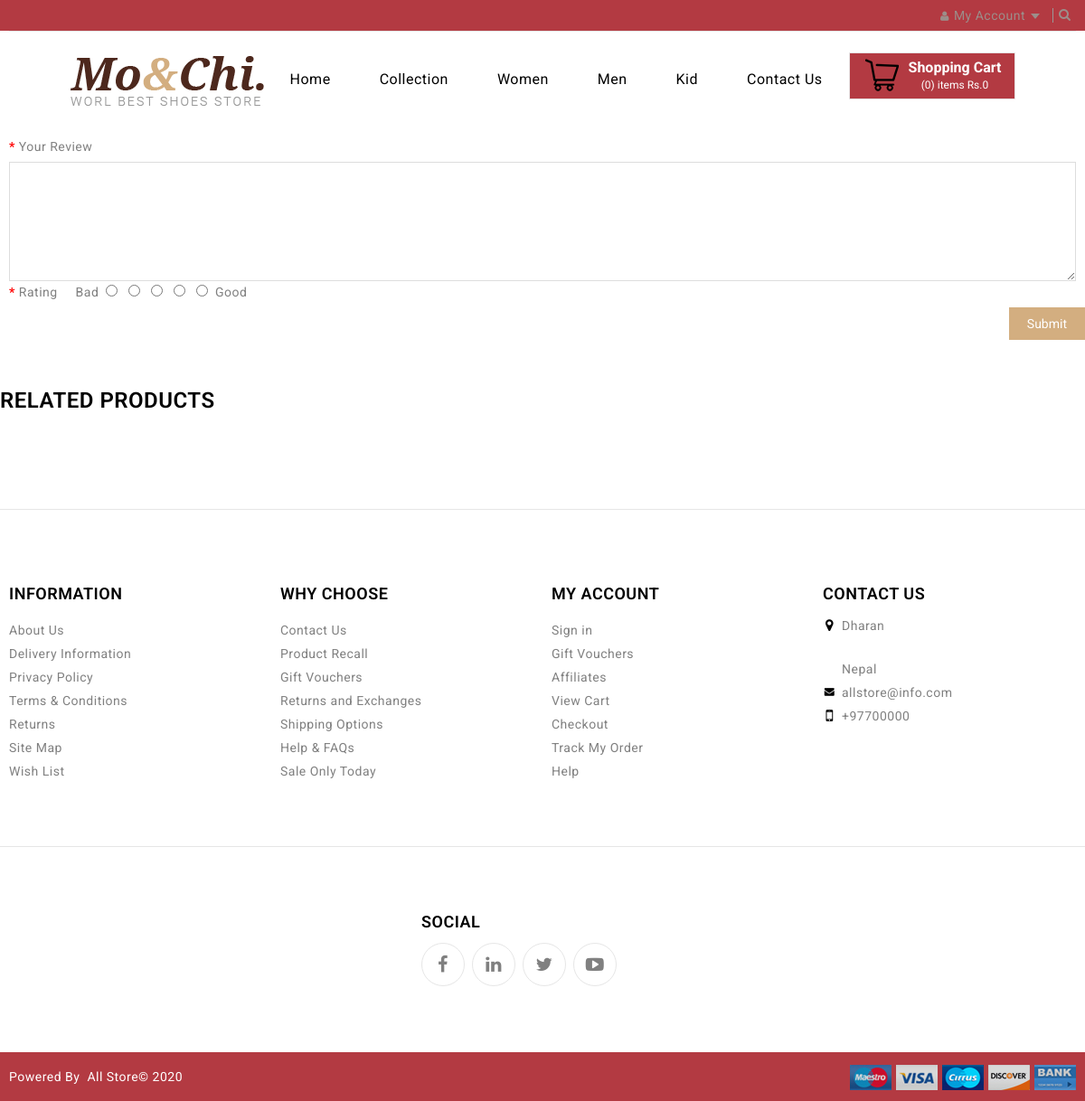
Before: /product?p_id=1&brand= with the older database file.
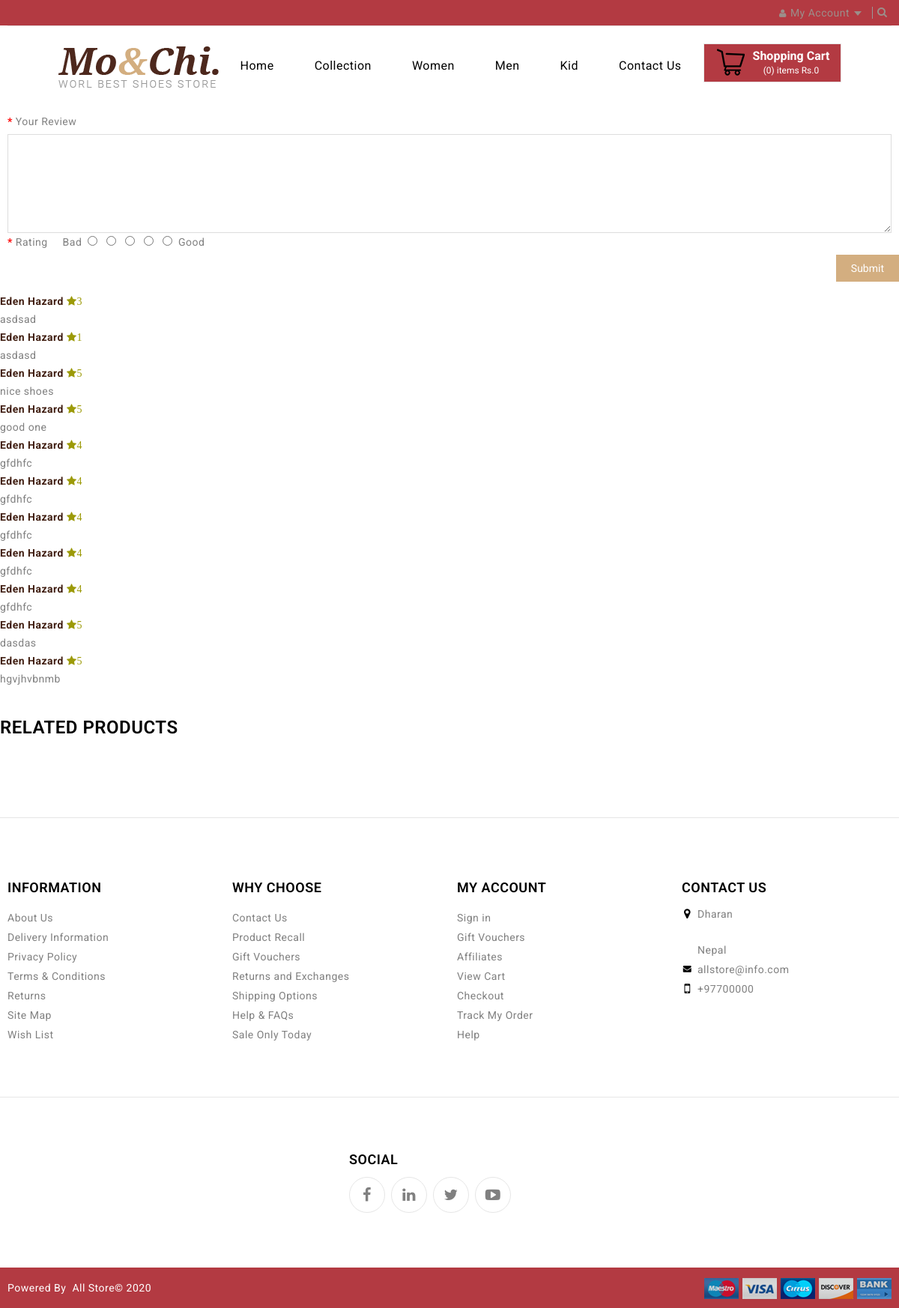
After: the same page with the newer database file.
### home/models.py (models this page shows)
class review_product(models.Model):
    product_id = models.IntegerField()
    sender = models.CharField(max_length=200)
    review_text = models.TextField(max_length=700)
    rating = models.IntegerField()

### home/views.py (the view, shortened to what this page needs)
# urls.py: path('product', views.product, name="product1"),
def product(request):
    if request.method == 'GET':
        p_id = request.GET.get('p_id')
        p_bd = request.GET.get('brand')
        review_get = review_product.objects.filter(product_id=p_id)
        prod_select = products.objects.filter(id=p_id, brand=p_bd)
        prod_info = products.objects.filter(~Q(id=p_id), brand=p_bd)
        prod_brand = products.objects.order_by('brand')
        prod_cat_w = products.objects.order_by('category').filter(for_gender='Women')
        prod_cat_m = products.objects.order_by('category').filter(for_gender='Men')
        prod_cat_k = products.objects.order_by('category').filter(for_gender='Kid')
        dict2 = {
            "p_select": prod_select,
            "p_info": prod_info,
            "p_brand": prod_brand,
            "p_cat_w": prod_cat_w,
            "p_cat_m": prod_cat_m,
            "p_cat_k": prod_cat_k,
            "review_get": review_get,
        }
        return render(request, 'product.html', dict2)

### templates/product.html (shortened to what this page needs)
{% include "header.html" %}
{% load static %}
              <div class="form-group required">
                <div class="col-sm-12">
                  <label class="control-label" for="input-review">Your Review</label>
                  <textarea rows="5" id="input-review" class="form-control" name="review_text" required></textarea>
                </div>
              </div>
              <div class="form-group required">
                <div class="col-sm-12">
                  <label class="control-label">Rating</label>
                  &nbsp;&nbsp;&nbsp; Bad&nbsp;
                  <input type="radio" name="rating" required value="1" />
                  <input type="radio" name="rating" value="2" />
                  <input type="radio" name="rating" value="3" />
                  <input type="radio" name="rating" value="4" />
                  <input type="radio" name="rating" value="5" />
                  &nbsp;Good</div>
              </div>
              <div class="buttons clearfix">
                <div class="pull-right">
                  {% if user.is_authenticated %}
                  <button type="submit" id="button-review" class="btn btn-primary sub_review">Submit</button>
                  {% else %}
                  <button type="submit" class="btn btn-primary" disabled>Submit</button>
                  {% endif %}
                </div>
              </div>
            <div>
              {% for r in review_get %}
              <div><b style="color: rgb(66, 32, 19);">{{r.sender}} </b><i class="fa fa-star" style="color:rgb(156, 154, 8);">{{r.rating}}</i></div>
              <div>{{r.review_text}}</div>
              {% endfor %}
            </div>
      <h3 class="productblock-title">Related Products</h3>
{% include "footer.html" %}
</body>
</html>

Changed rows visible on the page:
added review_product: sender "Eden Hazard", rating "3", review_text "asdsad"
added review_product: sender "Eden Hazard", rating "1", review_text "asdasd"
added review_product: sender "Eden Hazard", rating "5", review_text "nice shoes"
added review_product: sender "Eden Hazard", rating "5", review_text "good one"
added review_product: sender "Eden Hazard", rating "4", review_text "gfdhfc"
added review_product: sender "Eden Hazard", rating "4", review_text "gfdhfc"
added review_product: sender "Eden Hazard", rating "4", review_text "gfdhfc"
added review_product: sender "Eden Hazard", rating "4", review_text "gfdhfc"
added review_product: sender "Eden Hazard", rating "4", review_text "gfdhfc"
added review_product: sender "Eden Hazard", rating "5", review_text "dasdas"
added review_product: sender "Eden Hazard", rating "5", review_text "hgvjhvbnmb"
